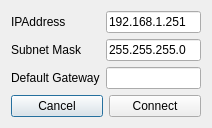
<?xml version="1.0" encoding="UTF-8"?>
<ui version="4.0">
 <class>LoginDialogClass</class>
 <widget class="QDialog" name="LoginDialogClass">
  <property name="geometry">
   <rect>
    <x>0</x>
    <y>0</y>
    <width>212</width>
    <height>103</height>
   </rect>
  </property>
  <property name="sizePolicy">
   <sizepolicy hsizetype="Fixed" vsizetype="Fixed">
    <horstretch>0</horstretch>
    <verstretch>0</verstretch>
   </sizepolicy>
  </property>
  <property name="windowTitle">
   <string>LoginDialog</string>
  </property>
  <layout class="QGridLayout" name="gridLayout_2">
   <item row="0" column="0" colspan="2">
    <layout class="QGridLayout" name="gridLayout">
     <item row="0" column="0">
      <widget class="QLabel" name="label">
       <property name="text">
        <string>IPAddress</string>
       </property>
      </widget>
     </item>
     <item row="0" column="1">
      <widget class="QLineEdit" name="lineEdit">
       <property name="text">
        <string>192.168.1.251</string>
       </property>
      </widget>
     </item>
     <item row="1" column="0">
      <widget class="QLabel" name="label_2">
       <property name="text">
        <string>Subnet Mask</string>
       </property>
      </widget>
     </item>
     <item row="1" column="1">
      <widget class="QLineEdit" name="lineEdit_2">
       <property name="text">
        <string>255.255.255.0</string>
       </property>
      </widget>
     </item>
     <item row="2" column="0">
      <widget class="QLabel" name="label_3">
       <property name="text">
        <string>Default Gateway</string>
       </property>
      </widget>
     </item>
     <item row="2" column="1">
      <widget class="QLineEdit" name="lineEdit_3"/>
     </item>
    </layout>
   </item>
   <item row="1" column="0">
    <widget class="QPushButton" name="btnCancle">
     <property name="text">
      <string>Cancel</string>
     </property>
    </widget>
   </item>
   <item row="1" column="1">
    <widget class="QPushButton" name="btnConnect">
     <property name="text">
      <string>Connect</string>
     </property>
    </widget>
   </item>
  </layout>
 </widget>
 <layoutdefault spacing="6" margin="11"/>
 <resources/>
 <connections/>
</ui>
